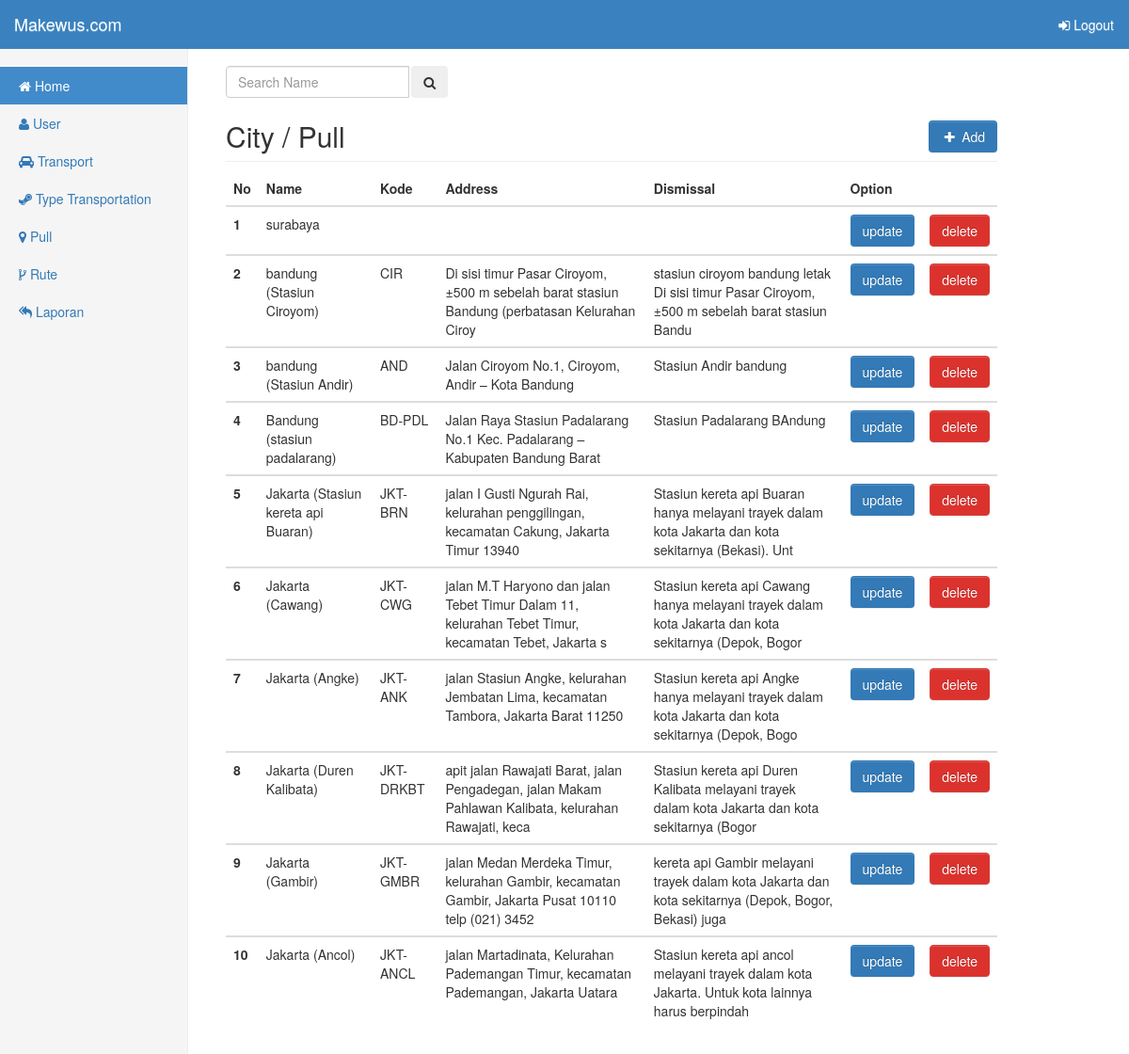
Screenshot of /index.php?page=kota/index (signed in) with the database file from the repository.
### tables this page shows
CREATE TABLE IF NOT EXISTS `pull` (
  `id` int(11) NOT NULL,
  `kota` varchar(100) NOT NULL,
  `kode` varchar(50) NOT NULL,
  `alamat` varchar(100) NOT NULL,
  `dismissal` varchar(100) NOT NULL
);

### lib/query.php (called while the page is built, shortened)
<?php
class Query
{
	private $db;
	public function __construct()
	{
		try {
			$this->db = new PDO("mysql:host=localhost;dbname=tickets","root","");
			$this->db->setAttribute(PDO::ATTR_ERRMODE,PDO::ERRMODE_EXCEPTION);
		} catch (PDOException $e) {
			die($e->getMessage());
		}
		return $this->db;
	}
	public function select($tab,$value='*')
	{
		try {
			$data = $this->db->prepare("SELECT $value FROM $tab");
			$data->execute();
		} catch (PDOException $e) {
			die($e->getMessage());
		}
		return $data;
	}
}
$base = new Query();
 ?>

### pages/kota/index.php (the view)
<div class="col-md-9 col-sm-offset-2 col-md-10 col-md-ofset-2 main">
	<div class="table-responsive">
		<div>
			<form class="" method="post" action="index.php?page=kota/index">
				<div class="input-group src">
					<input type="text" name="search" class="form-control col-md-4" placeholder="Search Name ">
					<span class="input-group-btn"></span>
					<button class="batn" type="submit"><i class="fa fa-search"></i></button>
				</div>
			</form>
		</div>
		<h2 class="sub-header">City / Pull
			<a class="btn btn-primary pull-right" href="index.php?page=kota/insert">
				<i class="fa fa-fw fa-plus"></i> Add
			</a>
		</h2>
		<table class="table table-hover table-stiped">
			<thead>
				<tr>
					<th scope="col">No</th>
					<th scope="col">Name</th>
					<th scope="col">Kode</th>
					<th scope="col">Address</th>
					<th scope="col">Dismissal</th>
					<th scope="col" colspan="2">Option</th>
				</tr>
			</thead>
			<?php
			$post = $base->sant(INPUT_POST);
			if ($post!="") {
				extract($post);
				$res = $base->select("pull WHERE kota LIKE '%$search%'");
			}else {
				$res = $base->select("pull");
			}
				$no=1;
				while ($data = $res->fetch()) {
			?>
			<tbody>
				<tr>
					<th scope="row"><?=$no?></th>
					<td><?=$data["kota"]?></td>
					<td><?=$data["kode"]?></td>
					<td><?=$data["alamat"]?></td>
					<td><?=$data["dismissal"]?></td>
					<td><a href="index.php?page=kota/update&id=<?=$data['id']?>" class="btn btn-primary">update</a></td>
					<td><a href="pages/kota/machine.php?action=del&id=<?=$data['id']?>" class="btn btn-danger">delete</a></td>
				</tr>
			</tbody>
			<?php
					$no++;
				}
			?>
		</table>
	</div>
</div>

### rows the page displays
pull: kota "surabaya"
pull: kota "bandung (Stasiun Ciroyom)", kode "CIR", alamat "Di sisi timur Pasar Ciroyom, ±500 m sebelah barat stasiun Bandung (perbatasan Kelurahan Ciroy", dismissal "stasiun ciroyom bandung letak Di sisi timur Pasar Ciroyom, ±500 m sebelah barat stasiun Bandu"
pull: kota "bandung (Stasiun Andir)", kode "AND", alamat "Jalan Ciroyom No.1, Ciroyom, Andir – Kota Bandung", dismissal "Stasiun Andir bandung"
pull: kota "Bandung (stasiun padalarang)", kode "BD-PDL", alamat "Jalan Raya Stasiun Padalarang No.1 Kec. Padalarang – Kabupaten Bandung Barat", dismissal "Stasiun Padalarang BAndung"
pull: kota "Jakarta (Stasiun kereta api Buaran)", kode "JKT-BRN", alamat "jalan I Gusti Ngurah Rai, kelurahan penggilingan, kecamatan Cakung, Jakarta Timur 13940", dismissal "Stasiun kereta api Buaran hanya melayani trayek dalam kota Jakarta dan kota sekitarnya (Bekasi). Unt"
pull: kota "Jakarta (Cawang)", kode "JKT-CWG", alamat "jalan M.T Haryono dan jalan Tebet Timur Dalam 11, kelurahan Tebet Timur, kecamatan Tebet, Jakarta s", dismissal "Stasiun kereta api Cawang hanya melayani trayek dalam kota Jakarta dan kota sekitarnya (Depok, Bogor"
pull: kota "Jakarta (Angke)", kode "JKT-ANK", alamat "jalan Stasiun Angke, kelurahan Jembatan Lima, kecamatan Tambora, Jakarta Barat 11250", dismissal "Stasiun kereta api Angke hanya melayani trayek dalam kota Jakarta dan kota sekitarnya (Depok, Bogo"
pull: kota "Jakarta (Duren Kalibata)", kode "JKT-DRKBT", alamat "apit jalan Rawajati Barat, jalan Pengadegan, jalan Makam Pahlawan Kalibata, kelurahan Rawajati, keca", dismissal "Stasiun kereta api Duren Kalibata melayani trayek dalam kota Jakarta dan kota sekitarnya (Bogor"
pull: kota "Jakarta (Gambir)", kode "JKT-GMBR", alamat "jalan Medan Merdeka Timur, kelurahan Gambir, kecamatan Gambir, Jakarta Pusat 10110 telp (021) 3452", dismissal "kereta api Gambir melayani trayek dalam kota Jakarta dan kota sekitarnya (Depok, Bogor, Bekasi) juga"
pull: kota "Jakarta (Ancol)", kode "JKT-ANCL", alamat "jalan Martadinata, Kelurahan Pademangan Timur, kecamatan Pademangan, Jakarta Uatara", dismissal "Stasiun kereta api ancol melayani trayek dalam kota Jakarta. Untuk kota lainnya harus berpindah"
